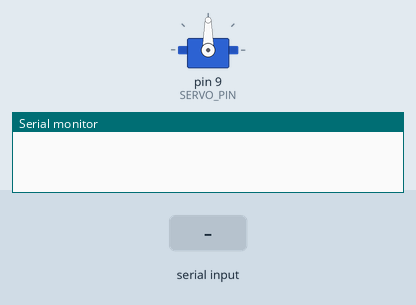
The sketch below on a simulated Arduino Nano, built with avr-gcc and run on an emulated ATmega328P. Parts: servo, the last lines printed to the serial monitor. Inputs (shaded band) come from the test bench.

Above: at 1.6 s.
1.7 s: "90,45\n" received over Serial
At 2.2 s:
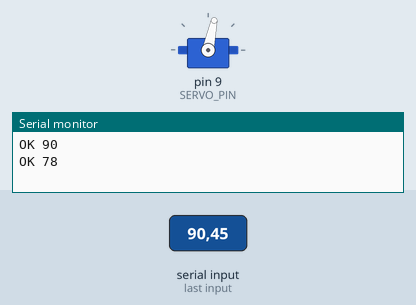
3.2 s: "90\n" received over Serial
At 4.4 s:
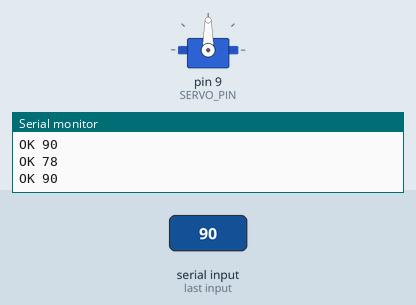
4.7 s: "5\n" received over Serial
Timing chart, 0 to 11.5 s (numbered marks = the images above; inputs shaded):
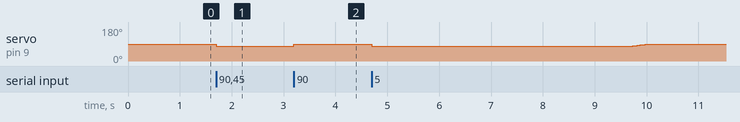

Measured:
- after the input at 1.7 s, servo on pin 9 (SERVO_PIN): 90° → 78° at once
- after the input at 3.2 s, servo on pin 9 (SERVO_PIN): 78° → 90° at once

The sketch:

servo_head.ino
```cpp
/*
 * 大肥鱼 · 会看人的头 —— 舵机固件 v1.0
 * 板子：Arduino Nano（CH340 版）
 * 舵机：SG90 接 D9
 *
 * 协议：串口 115200，收到 "角度\n" 就转过去，角度范围 0–180
 *       例：90\n  就是回正
 *
 * 烧录：用 Arduino IDE 打开本文件 → 工具选 Arduino Nano / ATmega328P (Old Bootloader) → 上传
 */

#include <Servo.h>

const int SERVO_PIN = 9;
const int MIN_ANGLE = 20;    // 机械限位，防止撞到底
const int MAX_ANGLE = 160;

Servo head;
int lastAngle = 90;
unsigned long lastCmd = 0;

void setup() {
  Serial.begin(115200);
  head.attach(SERVO_PIN);
  head.write(90);            // 上电回正
  delay(400);
}

void loop() {
  // 读串口，一行一个角度
  if (Serial.available() > 0) {
    int a = Serial.parseInt();          // 自动跳过 \r \n
    if (Serial.peek() == '\n' || Serial.peek() == '\r') Serial.read();

    if (a >= 0 && a <= 180) {
      a = constrain(a, MIN_ANGLE, MAX_ANGLE);

      // 限速：一次最多动 12 度，防止"啪"一下甩过去
      int delta = a - lastAngle;
      if (delta > 12)  a = lastAngle + 12;
      if (delta < -12) a = lastAngle - 12;

      head.write(a);
      lastAngle = a;
      lastCmd = millis();
      Serial.print("OK ");              // 回执，浏览器可以读
      Serial.println(a);
    } else if (a != 0) {
      Serial.print("ERR ");
      Serial.println(a);
    }
  }

  // 5 秒没收到指令就慢慢回正（像"没人在，就看前面"）
  if (millis() - lastCmd > 5000 && lastAngle != 90) {
    if (lastAngle > 90) lastAngle--;
    else lastAngle++;
    head.write(lastAngle);
    delay(30);
  }
}
```
